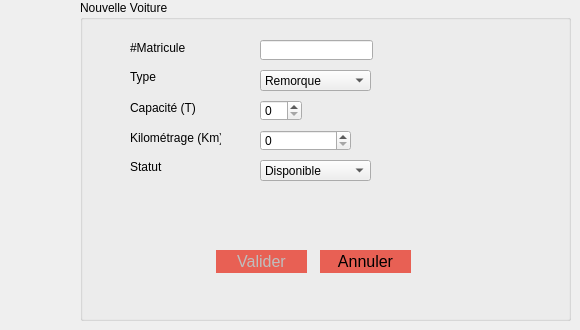
          <widget class="QWidget" name="page_9">
           <widget class="QGroupBox" name="groupBox_5">
            <property name="geometry">
             <rect>
              <x>80</x>
              <y>0</y>
              <width>491</width>
              <height>321</height>
             </rect>
            </property>
            <property name="title">
             <string>Nouvelle Voiture</string>
            </property>
            <widget class="QComboBox" name="comboBox">
             <property name="geometry">
              <rect>
               <x>180</x>
               <y>70</y>
               <width>111</width>
               <height>21</height>
              </rect>
             </property>
             <item>
              <property name="text">
               <string>Remorque</string>
              </property>
             </item>
             <item>
              <property name="text">
               <string>Citerne</string>
              </property>
             </item>
             <item>
              <property name="text">
               <string>Frigofrique</string>
              </property>
             </item>
             <item>
              <property name="text">
               <string>Benne</string>
              </property>
             </item>
             <item>
              <property name="text">
               <string>Porte-Char</string>
              </property>
             </item>
             <item>
              <property name="text">
               <string>Fourgon</string>
              </property>
             </item>
             <item>
              <property name="text">
               <string>Ampliroll</string>
              </property>
             </item>
             <item>
              <property name="text">
               <string>Plateau</string>
              </property>
             </item>
            </widget>
            <widget class="QSpinBox" name="spinBox_2">
             <property name="geometry">
              <rect>
               <x>180</x>
               <y>130</y>
               <width>91</width>
               <height>21</height>
              </rect>
             </property>
             <property name="maximum">
              <number>1000000</number>
             </property>
            </widget>
            <widget class="QLabel" name="label_5">
             <property name="geometry">
              <rect>
               <x>50</x>
               <y>160</y>
               <width>47</width>
               <height>14</height>
              </rect>
             </property>
             <property name="text">
              <string>Statut</string>
             </property>
            </widget>
            <widget class="QLineEdit" name="matricule">
             <property name="geometry">
              <rect>
               <x>180</x>
               <y>40</y>
               <width>113</width>
               <height>20</height>
              </rect>
             </property>
             <property name="text">
              <string/>
             </property>
            </widget>
            <widget class="QComboBox" name="comboBox_2">
             <property name="geometry">
              <rect>
               <x>180</x>
               <y>160</y>
               <width>111</width>
               <height>21</height>
              </rect>
             </property>
             <item>
              <property name="text">
               <string>Disponible</string>
              </property>
             </item>
             <item>
              <property name="text">
               <string>Indisponible</string>
              </property>
             </item>
            </widget>
            <widget class="QLabel" name="label_7">
             <property name="geometry">
              <rect>
               <x>50</x>
               <y>40</y>
               <width>61</width>
               <height>16</height>
              </rect>
             </property>
             <property name="text">
              <string>#Matricule</string>
             </property>
            </widget>
            <widget class="QPushButton" name="pb2">
             <property name="enabled">
              <bool>false</bool>
             </property>
             <property name="geometry">
              <rect>
               <x>136</x>
               <y>250</y>
               <width>91</width>
               <height>23</height>
              </rect>
             </property>
             <property name="styleSheet">
              <string notr="true">QPushButton {
 background-color:#e86054;  /* Green */ 
  border: none;
 /* color: gray; 
  padding: 15px 32px;*/
  text-align: center;
  font-size: 16px;
	border:9px;
}
QPushButton:hover{

background-color:#e0987b;
color:#7d2b20;
}
QPushButton:click{

background-color:#FCDBCE;
}</string>
             </property>
             <property name="text">
              <string>Valider</string>
             </property>
            </widget>
            <widget class="QLabel" name="label_8">
             <property name="geometry">
              <rect>
               <x>50</x>
               <y>130</y>
               <width>91</width>
               <height>16</height>
              </rect>
             </property>
             <property name="text">
              <string>Kilométrage (Km)</string>
             </property>
            </widget>
            <widget class="QSpinBox" name="spinBox">
             <property name="geometry">
              <rect>
               <x>180</x>
               <y>100</y>
               <width>42</width>
               <height>21</height>
              </rect>
             </property>
            </widget>
            <widget class="QLabel" name="label_9">
             <property name="geometry">
              <rect>
               <x>50</x>
               <y>100</y>
               <width>71</width>
               <height>16</height>
              </rect>
             </property>
             <property name="text">
              <string>Capacité (T)</string>
             </property>
            </widget>
            <widget class="QLabel" name="label_10">
             <property name="geometry">
              <rect>
               <x>50</x>
               <y>70</y>
               <width>47</width>
               <height>14</height>
              </rect>
             </property>
             <property name="text">
              <string>Type</string>
             </property>
            </widget>
            <widget class="QPushButton" name="pb3">
             <property name="geometry">
              <rect>
               <x>240</x>
               <y>250</y>
               <width>91</width>
               <height>23</height>
              </rect>
             </property>
             <property name="styleSheet">
              <string notr="true">QPushButton {
 background-color:#e86054;  /* Green */ 
  border: none;
 /* color: gray; 
  padding: 15px 32px;*/
  text-align: center;
  font-size: 16px;
	border:9px;
}
QPushButton:hover{

background-color:#e0987b;
color:#7d2b20;
}
QPushButton:click{

background-color:#FCDBCE;
}</string>
             </property>
             <property name="text">
              <string>Annuler</string>
             </property>
            </widget>
           </widget>
          </widget>
